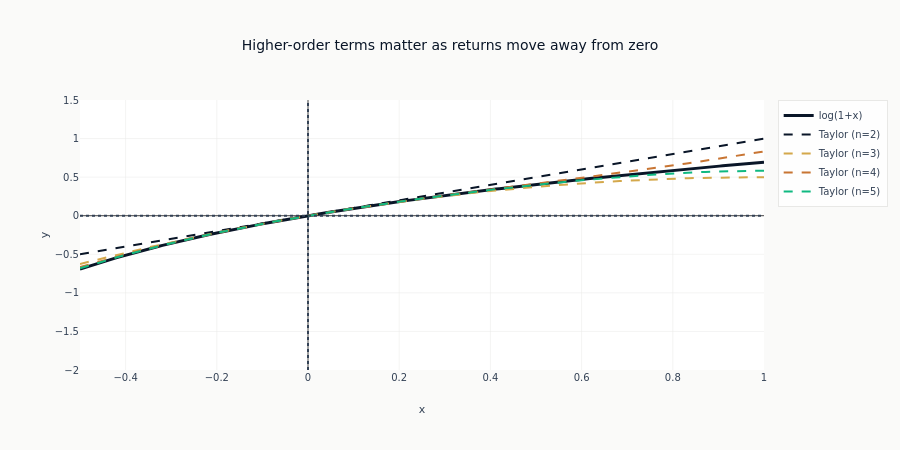

Write notebook code for a chart like this one.
### Code cell
# Compare Taylor approximations
x_vals = np.linspace(-0.5, 1.0, 200)
true_log = np.log(1 + x_vals)

fig = go.Figure()

fig.add_scatter(
    x=x_vals,
    y=true_log,
    mode="lines",
    name="log(1+x)",
    line=dict(width=3, color=COLORS["blue"]),
)

colors = ml4t_palette(4, categorical=True)
for i, n in enumerate([2, 3, 4, 5]):
    taylor = taylor_polynomial(n)
    approx = taylor(x_vals)
    fig.add_scatter(
        x=x_vals,
        y=approx,
        mode="lines",
        name=f"Taylor (n={n})",
        line=dict(width=2, dash="dash", color=colors[i]),
    )

fig.update_layout(
    title="Higher-order terms matter as returns move away from zero",
    xaxis_title="x",
    yaxis_title="y",
    yaxis_range=[-2, 1.5],
    height=450,
)
fig.add_vline(x=0, line_dash="dot", line_color=COLORS["neutral"])
fig.add_hline(y=0, line_dash="dot", line_color=COLORS["neutral"])
fig.show()

### Figure 1 — Plotly figure (JSON) as saved in the notebook; plotly's stock layout.template omitted (floating-point values rounded to 4 significant figures; data arrays with more than 128 entries replaced by an {"elided": "..."} marker saying what was removed)
{"data": [{"line": {"color": "#0a1628", "width": 3}, "mode": "lines", "name": "log(1+x)", "type": "scatter", "x": {"elided": "200 float values"}, "y": {"elided": "200 float values"}}, {"line": {"color": "#0a1628", "dash": "dash", "width": 2}, "mode": "lines", "name": "Taylor (n=2)", "type": "scatter", "x": {"elided": "200 float values"}, "y": {"elided": "200 float values"}}, {"line": {"color": "#D4A84B", "dash": "dash", "width": 2}, "mode": "lines", "name": "Taylor (n=3)", "type": "scatter", "x": {"elided": "200 float values"}, "y": {"elided": "200 float values"}}, {"line": {"color": "#C87533", "dash": "dash", "width": 2}, "mode": "lines", "name": "Taylor (n=4)", "type": "scatter", "x": {"elided": "200 float values"}, "y": {"elided": "200 float values"}}, {"line": {"color": "#10b981", "dash": "dash", "width": 2}, "mode": "lines", "name": "Taylor (n=5)", "type": "scatter", "x": {"elided": "200 float values"}, "y": {"elided": "200 float values"}}], "layout": {"height": 450, "shapes": [{"line": {"color": "#334155", "dash": "dot"}, "type": "line", "x0": 0, "x1": 0, "xref": "x", "y0": 0, "y1": 1, "yref": "y domain"}, {"line": {"color": "#334155", "dash": "dot"}, "type": "line", "x0": 0, "x1": 1, "xref": "x domain", "y0": 0, "y1": 0, "yref": "y"}], "title": {"text": "Higher-order terms matter as returns move away from zero"}, "xaxis": {"title": {"text": "x"}}, "yaxis": {"range": [-2, 1.5], "title": {"text": "y"}}}}
